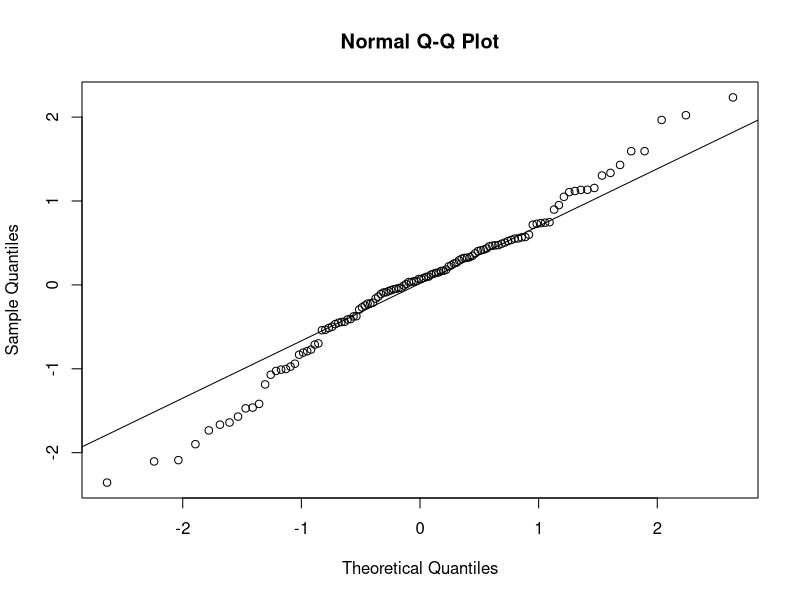
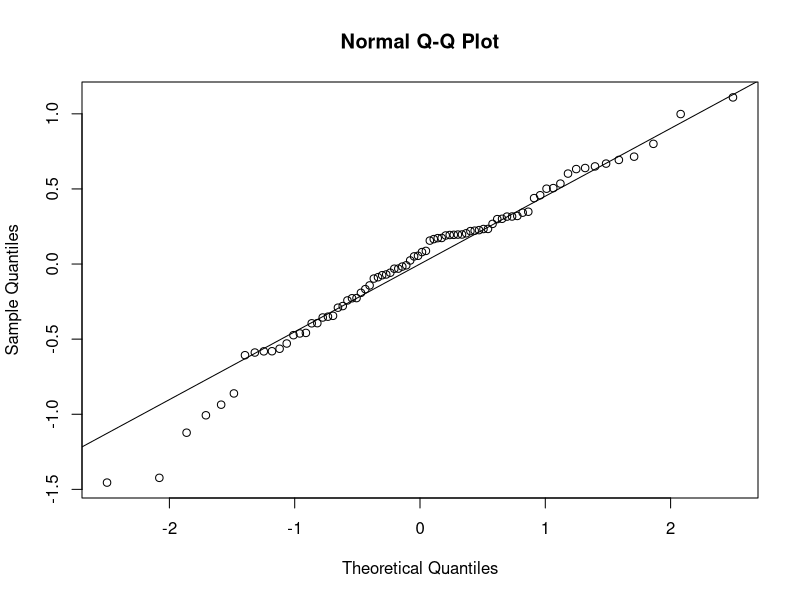

Write R code to recreate these figures, in order. (Note: this script raises an error after producing the figures.)
#### R script for MODELS in RQ2 ####

# Load libraries
library(dplyr)
library(tidyverse)
library(ggplot2) 

# Load Data
zscores <- read.csv("Data/fullanomalies.csv", header = TRUE)

# Create subset dataframes for drought vs non drought

summer_zscores <- zscores %>%
  filter(week >= 20 & week <= 39)

neg_gpp <- zscores %>%
  filter(gpp_z_scores < 0) # 305 out of 624 are negative

zscores <- zscores %>%
  mutate(condition = ifelse(year %in% c(2003, 2018), "drought", "normal"))

zscores$year_group <- ifelse(zscores$year %in% c(2000, 2001, 2002, 2004, 2005, 2015, 2016, 2017, 2019, 2020), "normal",
                             # ifelse(drivers$year %in% c(2015, 2016, 2017, 2019, 2020), "2015-2020",
                             ifelse(zscores$year %in% c(2003), "2003", 
                                    ifelse(zscores$year %in% c(2018), "2018", NA)))

nondrought <- zscores %>%
  filter(!(year %in% c(2003, 2018)))

drought <- zscores %>%
  filter(year %in% c(2002, 2003, 2004, 2017, 2018, 2019)) %>%
  filter(week >= 20 & week <= 39)

nondrought <- zscores %>%
  filter(year %in% c(2002, 2004, 2017, 2019)) %>%
  filter(week >= 20 & week <= 39)


drought2003 <- zscores %>%
  filter(year %in% c(2002, 2003, 2004)) %>%
  filter(week >= 20 & week <= 39)

drought2003 <- zscores %>%
  filter(year %in% c(2003, 2005)) %>%
  filter(week >= 18 & week <= 43)


# Models

library(lme4)
library(lmerTest)

cor(drought$temp_z_scores, drought$sm2_z_scores)
cor(drought$sm2_z_scores, drought$sm3_z_scores)
cor(drought$temp_z_scores, drought$sm3_z_scores)
cor(drought$temp_z_scores, drought$swr_z_scores)
cor(drought$sm3_z_scores, drought$swr_z_scores)

drought <- zscores %>%
  filter(year %in% c(2002, 2003, 2004, 2017, 2018, 2019)) %>%
  filter(week >= 20 & week <= 39)

model <- lmer(gpp_z_scores ~  temp_z_scores + swr_z_scores + sm1_z_scores + sm2_z_scores + sm3_z_scores + (1|condition), data = drought)
summary(model)

residuals <- resid(model)
shapiro.test(residuals)
qqnorm(residuals) 
qqline(residuals)


nondrought <- zscores %>%
  filter(year %in% c(2002, 2004, 2017, 2019)) %>%
  filter(week >= 20 & week <= 39)

model2 <- lmer(gpp_z_scores ~  temp_z_scores + swr_z_scores + sm1_z_scores + sm2_z_scores + sm3_z_scores + (1|year), data = nondrought)
summary(model2)

residuals <- resid(model2)
shapiro.test(residuals)
qqnorm(residuals) 
qqline(residuals)


model <- lmer(gpp_z_scores ~  temp_z_scores * sm1_z_scores * sm2_z_scores * sm3_z_scores * vpd_z_scores + (1|condition), data = summer_zscores)
summary(model)

residuals <- resid(model)
shapiro.test(residuals)
qqnorm(residuals) 
qqline(residuals)


model <- glm(gpp_z_scores ~  temp_z_scores * sm1_z_scores * sm2_z_scores * sm3_z_scores * vpd_z_scores, data = summer_zscores)
summary(model)

residuals <- resid(model)
shapiro.test(residuals)
qqnorm(residuals) 
qqline(residuals)


# Plotting modelled scatters ####

# Predicted values using lm and lmer models
drought$model <- predict(model, newdata = drought, re.form = NA)

drought$model2 <- predict(model2, newdata = drought, re.form = NA)


drought$group <- ifelse(drought$year %in% c(2002, 2004), "Non-drought",
                        ifelse(drought$year %in% c(2017, 2019), "2017 & 2019",
                               ifelse(drought$year %in% c(2003, 2018), "Drought", NA)))

palette_drivers <- c("#96DB6B", "#FF8400E0", "#F2E857", "#FF8400E0", "#96DB6B", "#F2E857")
palette_drivers <- c("#96DB6B", "#F2E857", "#FF8400E0", "#2684FF", "#96DB6B", "#F2E857")
palette_drivers <- c("#FC9F35B9", "#FF8400E0", "#139DED", "#3EABE6B2", "#2684FF")


maxTplot <- ggplot(drought, aes(x = temp_z_scores, y = gpp_z_scores, colour = condition)) + 
  geom_point(aes(colour = condition, shape = condition)) +
  geom_smooth(aes(y = model, colour ="LM"), se = FALSE, method = "lm") +
  geom_smooth(aes(y = model2, colour ="LMER 2000-2005"), se = FALSE, method = "lm") +
  # geom_smooth(aes(y = pred_gpp_2015, colour ="LMER 2015-2020"), se = FALSE, method = "lm") +
  # geom_smooth(se = FALSE, method = 'lm') +
  scale_color_manual(values = palette_drivers) +
  scale_shape_manual(values = c("normal" = 16, "drought" = 17)) +
  theme(legend.position = "none", panel.background = element_blank(), axis.line = element_line(colour = "black"), 
        plot.title = element_text(size=12, hjust=0.5),
        axis.title = element_text(size=11),
        axis.text = element_text(size=9),
        legend.title = element_text(size = 11, face = "bold")) +
  labs(x = "MaxT z-score", y = "GPP z-score")

plot(maxTplot)


swrplot <- ggplot(drought, aes(x = swr_z_scores, y = gpp_z_scores, colour = condition)) + 
  geom_point(aes(colour = condition, shape = condition)) +
  geom_smooth(aes(y = model, colour ="LMER with drought"), se = FALSE, method = "lm") +
  geom_smooth(aes(y = model2, colour ="LMER non-drought"), se = FALSE, method = "lm") +
  # geom_smooth(aes(y = pred_gpp_2015, colour ="LMER 2015-2020"), se = FALSE, method = "lm") +
  # geom_smooth(se = FALSE, method = 'lm') +
  scale_color_manual(values = palette_drivers) +
  scale_shape_manual(values = c("normal" = 16, "drought" = 17)) +
  theme(legend.position = "none", panel.background = element_blank(), axis.line = element_line(colour = "black"), 
        plot.title = element_text(size=12, hjust=0.5),
        axis.title = element_text(size=11),
        axis.text = element_text(size=9),
        legend.title = element_text(size = 11, face = "bold")) +
  labs(x = "SWR z-score", y = "GPP z-score")

plot(swrplot)

sm1plot <- ggplot(drought, aes(x = sm1_z_scores, y = gpp_z_scores, colour = condition)) + 
  geom_point(aes(colour = condition, shape = condition)) +
  #geom_smooth(se = FALSE, method = 'gam') +
  geom_smooth(aes(y = model, colour ="LMER with drought years"), se = FALSE, method = "lm") +
  geom_smooth(aes(y = model2, colour ="LMER non-drought"), se = FALSE, method = "lm") +
  # geom_smooth(aes(y = pred_gpp_2015, colour ="LMER 2015-2020"), se = FALSE, method = "lm") +
  scale_color_manual(values = palette_drivers) +
  scale_shape_manual(values = c("normal" = 16, "drought" = 17)) +
  theme(legend.position = "none", panel.background = element_blank(), axis.line = element_line(colour = "black"), 
        plot.title = element_text(size=12, hjust=0.5),
        axis.title = element_text(size=11),
        axis.text = element_text(size=9),
        legend.title = element_text(size = 11, face = "bold")) +
  labs(x = "SM1 z-score", y = "GPP z-score")

plot(sm1plot)


sm2plot <- ggplot(drought, aes(x = sm2_z_scores, y = gpp_z_scores, colour = condition)) + 
  geom_point(aes(colour = condition, shape = condition)) +
  #geom_smooth(se = FALSE, method = 'gam') +
  geom_smooth(aes(y = model, colour ="LMER with drought years"), se = FALSE, method = "lm") +
  geom_smooth(aes(y = model2, colour ="LMER non-drought"), se = FALSE, method = "lm") +
  # geom_smooth(aes(y = pred_gpp_2015, colour ="LMER 2015-2020"), se = FALSE, method = "lm") +
  scale_color_manual(values = palette_drivers) +
  scale_shape_manual(values = c("normal" = 16, "drought" = 17)) +
  theme(legend.position = "none", panel.background = element_blank(), axis.line = element_line(colour = "black"), 
        plot.title = element_text(size=12, hjust=0.5),
        axis.title = element_text(size=11),
        axis.text = element_text(size=9),
        legend.title = element_text(size = 11, face = "bold")) +
  labs(x = "SM2 z-score", y = "GPP z-score")

plot(sm2plot)




sm3plot <- ggplot(drought, aes(x = sm3_z_scores, y = gpp_z_scores)) + 
  geom_point(aes(colour = condition, shape = condition)) +
  # geom_smooth(se = FALSE, ) +
  # geom_smooth(se = FALSE, method = 'lm', formula = y ~ poly(x,2)) +
  geom_smooth(aes(y = model, colour ="LMER with drought"), se = FALSE, method = "lm") +
  geom_smooth(aes(y = model2, colour ="LMER non-drought"), se = FALSE, method = "lm") +
  # geom_smooth(aes(y = pred_gpp_2015, colour ="LMER 2015-2020"), se = FALSE, method = "gam") +
  scale_color_manual(values = palette_drivers) +
  scale_shape_manual(values = c("normal" = 16, "drought" = 17)) +
  theme(legend.position = "bottom", panel.background = element_blank(), axis.line = element_line(colour = "black"), 
        plot.title = element_text(size=12, hjust=0.5),
        axis.title = element_text(size=11),
        axis.text = element_text(size=9),
        legend.title = element_text(size = 11, face = "bold")) +
  labs(x = "SM3 z-score", y = "GPP z-score")

plot(sm3plot)



# combine the correlation plots
combined_rq2_plots1 <- grid.arrange(
  maxTplot, swrplot,
  nrow = 2, 
  layout_matrix = rbind(c(1,2)), 
  heights = c(1,1))

combined_rq2_plots2 <- grid.arrange(
  sm1plot, sm2plot, sm3plot, 
  nrow = 2, 
  layout_matrix = rbind(c(1,2), c(3, 3)), 
  heights = c(1,1))



# Save the plot as a PNG file to GitHub
setwd("/exports/csce/datastore/geos/groups/gcel/for_Tegan/droughts")
ggsave("rq2_plots.png", path = "Plots", plot = combined_rq2_plots, width = 10, height = 7, dpi = 500)










#### Timeseries plots of z-scores ####
nondrought <- nondrought %>%
  group_by(doy) %>%
  mutate(mean_gpp = mean(gpp_z_scores, na.rm = TRUE),
         mean_maxT = mean(temp_z_scores, na.rm = TRUE),
         mean_sm1 = mean(sm1_z_scores, na.rm = TRUE),
         mean_sm2 = mean(sm2_z_scores, na.rm = TRUE),
         mean_sm3 = mean(sm3_z_scores, na.rm = TRUE),
         mean_vpd = mean(vpd_z_scores, na.rm = TRUE),
         mean_swr = mean(swr_z_scores, na.rm = TRUE)) %>%
  ungroup()

drought1 <- zscores %>%
  filter((year %in% c(2003, 2018)))

drought1 <- drought1 %>%
  group_by(year) %>%
  mutate(mean_maxT = temp_z_scores, mean_gpp = gpp_z_scores, mean_sm1 = sm1_z_scores, mean_sm2 = sm2_z_scores, mean_sm3 = sm3_z_scores, mean_vpd = vpd_z_scores, mean_swr = swr_z_scores) %>%
  ungroup()

new <- rbind(drought1, nondrought)

palette_anomalies <- c("#D6A400", "#B80422", "darkgrey")

gpp_plotz <- ggplot(new, aes(x = doy, y = mean_gpp, group = year_group, colour = year_group, linetype = condition)) +
  geom_line(size = 0.8) +
  labs(title = "",
       x = "Summer months",
       y = "GPP (gC/m²/day)",
       colour = "Year:") +
  scale_colour_manual(values = palette_anomalies) +
  #scale_shape_manual() + 
  theme(legend.position = "none", panel.background = element_blank(), axis.line = element_line(colour = "black"), 
        plot.title = element_text(size=12, hjust=0.5),
        axis.title = element_text(size=11),
        axis.text = element_text(size=9),
        legend.title = element_text(size = 11, face = "bold", ),
        legend.text = element_text(size = 11),
        plot.margin = margin(1, 1, 1, 1, "cm")) +
  scale_x_continuous(breaks = c(126, 154, 182, 217, 252), 
                     labels = c("May", "Jun", "Jul", "Aug", "Sep"))

plot(gpp_plotz)

maxT_plotz <- ggplot(new, aes(x = doy, y = mean_maxT, group = year_group, colour = year_group, linetype = condition)) +
  geom_line(size = 0.8) +
  labs(title = "",
       x = "Time (months)",
       y = "Max temperature (°C)",
       colour = "Year:") +
  scale_colour_manual(values = palette_anomalies) +
  #scale_shape_manual() + 
  theme(legend.position = "none", panel.background = element_blank(), axis.line = element_line(colour = "black"), 
        plot.title = element_text(size=12, hjust=0.5),
        axis.title = element_text(size=11),
        axis.text = element_text(size=9),
        legend.title = element_text(size = 11, face = "bold", ),
        legend.text = element_text(size = 11),
        plot.margin = margin(1, 1, 1, 1, "cm")) +
  scale_x_continuous(breaks = c(126, 154, 182, 217, 252), 
                     labels = c("May", "Jun", "Jul", "Aug", "Sep"))

plot(maxT_plotz)

sm1_plotz <- ggplot(new, aes(x = doy, y = mean_sm1, group = year_group, colour = year_group, linetype = condition)) +
  geom_line(size = 0.8) +
  labs(title = "",
       x = "Time (month)",
       y = "Soil moisture at depth 2 (X)",
       colour = "Year:") +
  scale_colour_manual(values = palette_anomalies) +
  #scale_shape_manual() + 
  theme(legend.position = "none", panel.background = element_blank(), axis.line = element_line(colour = "black"), 
        plot.title = element_text(size=12, hjust=0.5),
        axis.title = element_text(size=11),
        axis.text = element_text(size=9),
        legend.title = element_text(size = 11, face = "bold", ),
        legend.text = element_text(size = 11),
        plot.margin = margin(1, 1, 1, 1, "cm")) +
  scale_x_continuous(breaks = c(126, 154, 182, 217, 252), 
                     labels = c("May", "Jun", "Jul", "Aug", "Sep"))

plot(sm1_plotz)



sm2_plotz <- ggplot(new, aes(x = doy, y = mean_sm2, group = year_group, colour = year_group, linetype = condition)) +
  geom_line(size = 0.8) +
  labs(title = "",
       x = "Time (month)",
       y = "Soil moisture at depth 2 (X)",
       colour = "Year:") +
  scale_colour_manual(values = palette_anomalies) +
  #scale_shape_manual() + 
  theme(legend.position = "none", panel.background = element_blank(), axis.line = element_line(colour = "black"), 
        plot.title = element_text(size=12, hjust=0.5),
        axis.title = element_text(size=11),
        axis.text = element_text(size=9),
        legend.title = element_text(size = 11, face = "bold", ),
        legend.text = element_text(size = 11),
        plot.margin = margin(1, 1, 1, 1, "cm")) +
  scale_x_continuous(breaks = c(126, 154, 182, 217, 252), 
                     labels = c("May", "Jun", "Jul", "Aug", "Sep"))

plot(sm2_plotz)

sm3_plotz <- ggplot(new, aes(x = doy, y = mean_sm3, group = year_group, colour = year_group, linetype = condition)) +
  geom_line(size = 0.8) +
  labs(title = "",
       x = "Time (month)",
       y = "Soil moisture at depth 3 (X)",
       colour = "Year:") +
  scale_colour_manual(values = palette_anomalies) +
  #scale_shape_manual() + 
  theme(legend.position = "none", panel.background = element_blank(), axis.line = element_line(colour = "black"), 
        plot.title = element_text(size=12, hjust=0.5),
        axis.title = element_text(size=11),
        axis.text = element_text(size=9),
        legend.title = element_text(size = 11, face = "bold", ),
        legend.text = element_text(size = 11),
        plot.margin = margin(1, 1, 1, 1, "cm")) +
  scale_x_continuous(breaks = c(126, 154, 182, 217, 252), 
                     labels = c("May", "Jun", "Jul", "Aug", "Sep"))

plot(sm3_plotz)


vpd_plotz <- ggplot(new, aes(x = doy, y = mean_vpd, group = year_group, colour = year_group, linetype = condition)) +
  geom_line(size = 0.8) +
  labs(title = "",
       x = "Time (month)",
       y = "VPD (kPa)",
       colour = "Year:") +
  scale_colour_manual(values = palette_anomalies) +
  #scale_shape_manual() + 
  theme(legend.position = "none", panel.background = element_blank(), axis.line = element_line(colour = "black"), 
        plot.title = element_text(size=12, hjust=0.5),
        axis.title = element_text(size=11),
        axis.text = element_text(size=9),
        legend.title = element_text(size = 11, face = "bold", ),
        legend.text = element_text(size = 11),
        plot.margin = margin(1, 1, 1, 1, "cm")) +
  scale_x_continuous(breaks = c(126, 154, 182, 217, 252), 
                     labels = c("May", "Jun", "Jul", "Aug", "Sep"))
plot(vpd_plotz)

swr_plotz <- ggplot(new, aes(x = doy, y = mean_swr, group = year_group, colour = year_group, linetype = condition)) +
  geom_line(size = 0.8) +
  labs(title = "",
       x = "Time (months)",
       y = "SWR (MJ/m²/day)",
       colour = "Year:") +
  scale_colour_manual(values = palette_anomalies) +
  #scale_shape_manual() + 
  theme(legend.position = "none", panel.background = element_blank(), axis.line = element_line(colour = "black"), 
        plot.title = element_text(size=12, hjust=0.5),
        axis.title = element_text(size=11),
        axis.text = element_text(size=9),
        legend.title = element_text(size = 11, face = "bold", ),
        legend.text = element_text(size = 11),
        plot.margin = margin(1, 1, 1, 1, "cm")) +
  scale_x_continuous(breaks = c(126, 154, 182, 217, 252), 
                     labels = c("May", "Jun", "Jul", "Aug", "Sep"))
plot(swr_plotz)







#### Modelling drivers relationship with GPP

# ANOVA
# Combined ANOVA
anova_all <- aov(gpp_z_scores ~ temp_z_scores + sm1_z_scores + sm2_z_scores + sm3_z_scores + vpd_z_scores + swr_z_scores, data = neg_gpp)
summary(anova_all) # no significant effect

anova_maxT <- aov(gpp_z_scores ~ temp_z_scores, data = nondrought)
anova_sm3 <- aov(mod_gpp ~ sm3, data = drought)
anova_vpd <- aov(mod_gpp ~ vpd, data = drought)
anova_swr <- aov(mod_gpp ~ swr, data = drought)
anova_all <- aov(gpp_z_scores ~ temp_z_scores + sm1_z_scores + sm2_z_scores + sm3_z_scores + vpd_z_scores + swr_z_scores, data = nondrought)
summary(anova_all)
summary(anova_maxT)


ggplot()
